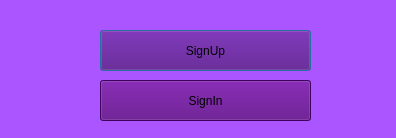
<?xml version="1.0" encoding="UTF-8"?>
<ui version="4.0">
 <class>Signin_up</class>
 <widget class="QDialog" name="Signin_up">
  <property name="geometry">
   <rect>
    <x>0</x>
    <y>0</y>
    <width>396</width>
    <height>138</height>
   </rect>
  </property>
  <property name="windowTitle">
   <string>Dialog</string>
  </property>
  <property name="styleSheet">
   <string notr="true">background-color: rgb(170, 85, 255);</string>
  </property>
  <widget class="QPushButton" name="pushButton">
   <property name="geometry">
    <rect>
     <x>100</x>
     <y>30</y>
     <width>211</width>
     <height>41</height>
    </rect>
   </property>
   <property name="styleSheet">
    <string notr="true">background-color: rgb(85, 0, 127);</string>
   </property>
   <property name="text">
    <string>SignUp</string>
   </property>
   <property name="icon">
    <iconset theme="accessories-character-map"/>
   </property>
  </widget>
  <widget class="QPushButton" name="pushButton_2">
   <property name="geometry">
    <rect>
     <x>100</x>
     <y>80</y>
     <width>211</width>
     <height>41</height>
    </rect>
   </property>
   <property name="styleSheet">
    <string notr="true">background-color: rgb(85, 0, 127);</string>
   </property>
   <property name="text">
    <string>SignIn</string>
   </property>
   <property name="icon">
    <iconset theme="accessories-character-map"/>
   </property>
  </widget>
 </widget>
 <resources>
  <include location="resource.qrc"/>
 </resources>
 <connections/>
</ui>
